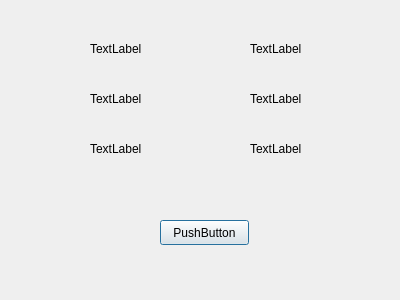
<?xml version="1.0" encoding="UTF-8"?>
<ui version="4.0">
 <class>HomeTest</class>
 <widget class="QDialog" name="HomeTest">
  <property name="geometry">
   <rect>
    <x>0</x>
    <y>0</y>
    <width>400</width>
    <height>300</height>
   </rect>
  </property>
  <property name="windowTitle">
   <string>Dialog</string>
  </property>
  <widget class="QLabel" name="Home_HomeTest_lbSampleCode">
   <property name="geometry">
    <rect>
     <x>90</x>
     <y>40</y>
     <width>67</width>
     <height>17</height>
    </rect>
   </property>
   <property name="text">
    <string>TextLabel</string>
   </property>
  </widget>
  <widget class="QLabel" name="Home_HomeTest_lbSampleInfo">
   <property name="geometry">
    <rect>
     <x>90</x>
     <y>90</y>
     <width>67</width>
     <height>17</height>
    </rect>
   </property>
   <property name="text">
    <string>TextLabel</string>
   </property>
  </widget>
  <widget class="QLabel" name="Home_HomeTest_lbSampleRemark">
   <property name="geometry">
    <rect>
     <x>90</x>
     <y>140</y>
     <width>67</width>
     <height>17</height>
    </rect>
   </property>
   <property name="text">
    <string>TextLabel</string>
   </property>
  </widget>
  <widget class="QLabel" name="Home_HomeTest_lbTestName">
   <property name="geometry">
    <rect>
     <x>250</x>
     <y>40</y>
     <width>67</width>
     <height>17</height>
    </rect>
   </property>
   <property name="text">
    <string>TextLabel</string>
   </property>
  </widget>
  <widget class="QLabel" name="Home_HomeTest_lbTestSerial">
   <property name="geometry">
    <rect>
     <x>250</x>
     <y>90</y>
     <width>67</width>
     <height>17</height>
    </rect>
   </property>
   <property name="text">
    <string>TextLabel</string>
   </property>
  </widget>
  <widget class="QLabel" name="Home_HomeTest_lbTestType">
   <property name="geometry">
    <rect>
     <x>250</x>
     <y>140</y>
     <width>67</width>
     <height>17</height>
    </rect>
   </property>
   <property name="text">
    <string>TextLabel</string>
   </property>
  </widget>
  <widget class="QPushButton" name="Home_HomeTest_btCancelTest">
   <property name="geometry">
    <rect>
     <x>160</x>
     <y>220</y>
     <width>89</width>
     <height>25</height>
    </rect>
   </property>
   <property name="text">
    <string>PushButton</string>
   </property>
  </widget>
  <widget class="QLabel" name="Home_HomeTest_lbBK1">
   <property name="geometry">
    <rect>
     <x>40</x>
     <y>180</y>
     <width>67</width>
     <height>17</height>
    </rect>
   </property>
   <property name="text">
    <string/>
   </property>
  </widget>
  <widget class="QLabel" name="Home_HomeTest_lbBK2">
   <property name="geometry">
    <rect>
     <x>230</x>
     <y>190</y>
     <width>67</width>
     <height>17</height>
    </rect>
   </property>
   <property name="text">
    <string/>
   </property>
  </widget>
  <zorder>Home_HomeTest_lbBK2</zorder>
  <zorder>Home_HomeTest_lbBK1</zorder>
  <zorder>Home_HomeTest_lbSampleCode</zorder>
  <zorder>Home_HomeTest_lbSampleInfo</zorder>
  <zorder>Home_HomeTest_lbSampleRemark</zorder>
  <zorder>Home_HomeTest_lbTestName</zorder>
  <zorder>Home_HomeTest_lbTestSerial</zorder>
  <zorder>Home_HomeTest_lbTestType</zorder>
  <zorder>Home_HomeTest_btCancelTest</zorder>
 </widget>
 <resources/>
 <connections/>
</ui>
